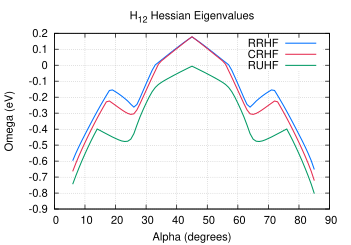

gnuplot code for this plot:
set term postscript enhanced eps color "Palatino" 16
set size 0.7, 0.7
set encoding iso

# Set line styles
set style line  1 lt 1 lw 3 lc rgb "#0070FF" pt 6    # blue
set style line  2 lt 1 lw 3 lc rgb "#E52B50" pt 6    # red
set style line  3 lt 1 lw 3 lc rgb "#009A63" pt 6    # green
set style line  4 lt 1 lw 3 lc rgb "#702963" pt 6    # purple
set style line  5 lt 1 lw 3 lc rgb "#F28500" pt 6    # orange
set style line  6 lt 1 lw 3 lc rgb "#00BFFF" pt 6    # deep sky blue
set style line  7 lt 1 lw 3 lc rgb "#FF91A4" pt 6    # pink
set style line  8 lt 1 lw 3 lc rgb "#50C878" pt 6    # light green
set style line  9 lt 1 lw 3 lc rgb "#C9A0DC" pt 6    # lavender
set style line 10 lt 1 lw 3 lc rgb "#000000" pt 6    # black
set style line 11 lt 2 lw 3 lc rgb "#0070FF" pt 6    # blue
set style line 12 lt 2 lw 3 lc rgb "#E52B50" pt 6    # red
set style line 13 lt 2 lw 3 lc rgb "#009A63" pt 6    # green
set style line 14 lt 2 lw 3 lc rgb "#702963" pt 6    # purple
set style line 15 lt 2 lw 3 lc rgb "#F28500" pt 6    # orange
set style line 16 lt 2 lw 3 lc rgb "#00BFFF" pt 6    # deep sky blue
set style line 17 lt 2 lw 3 lc rgb "#FF91A4" pt 6    # pink
set style line 18 lt 2 lw 3 lc rgb "#50C878" pt 6    # light green
set style line 19 lt 2 lw 3 lc rgb "#C9A0DC" pt 6    # lavender
set style line 20 lt 2 lw 3 lc rgb "#000000" pt 6    # black
set style line 100 lt 1 lw 1 lc rgb "#FFFFFF"

set title "H_{12} Hessian Eigenvalues"
set xlabel "Alpha (degrees)"
set ylabel "Omega (eV)"
set xtics 0, 10.0
#set x2tics ( 45.00 ) format "" scale 0
set grid xtics x2tics ytics

set output "h12_cross_hess.eps"
set xrange [0:*]
set yrange [*:*]
plot "h12_cross_hess" u 1:3 w l ls 1 ti "RRHF",  \
     "h12_cross_hess" u 1:4 w l ls 2 ti "CRHF",  \
     "h12_cross_hess" u 1:5 w l ls 3 ti "RUHF"
